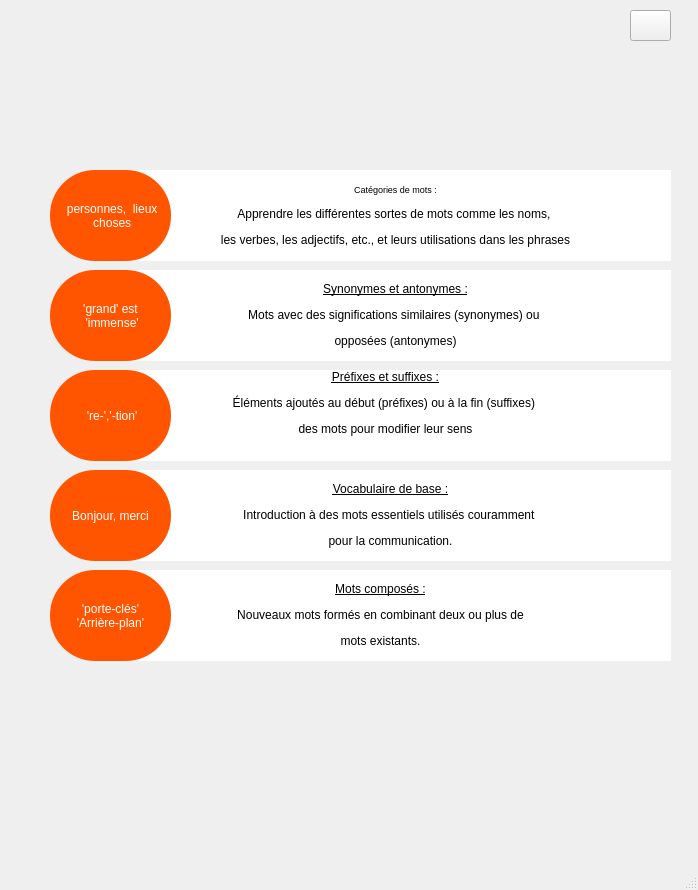
<?xml version="1.0" encoding="UTF-8"?>
<ui version="4.0">
 <class>Lexique</class>
 <widget class="QMainWindow" name="Lexique">
  <property name="geometry">
   <rect>
    <x>0</x>
    <y>0</y>
    <width>698</width>
    <height>890</height>
   </rect>
  </property>
  <property name="windowTitle">
   <string>MainWindow</string>
  </property>
  <property name="styleSheet">
   <string notr="true"/>
  </property>
  <widget class="QWidget" name="centralwidget">
   <widget class="QLabel" name="label_3">
    <property name="geometry">
     <rect>
      <x>90</x>
      <y>570</y>
      <width>581</width>
      <height>91</height>
     </rect>
    </property>
    <property name="styleSheet">
     <string notr="true">border-bottom-color: rgb(170, 85, 0);
color: rgb(0, 0, 0);
background-color: rgb(255, 255, 255);
font: 700 6pt &quot;Arial&quot;;</string>
    </property>
    <property name="text">
     <string>&lt;html&gt;&lt;head/&gt;&lt;body&gt;&lt;p align=&quot;center&quot;&gt;&lt;span style=&quot; text-decoration: underline;&quot;&gt;Mots composés :&lt;/span&gt;&lt;/p&gt;&lt;p align=&quot;center&quot;&gt;Nouveaux mots formés en combinant deux ou plus de&lt;/p&gt;&lt;p align=&quot;center&quot;&gt; mots existants.&lt;/p&gt;&lt;/body&gt;&lt;/html&gt;</string>
    </property>
   </widget>
   <widget class="QPushButton" name="cours1">
    <property name="geometry">
     <rect>
      <x>50</x>
      <y>170</y>
      <width>121</width>
      <height>91</height>
     </rect>
    </property>
    <property name="styleSheet">
     <string notr="true">background-color: rgb(255, 85, 0);
gridline-color: rgb(255, 255, 255);
border-bottom-color: rgb(255, 255, 255);
border-right-color: rgb(255, 255, 255);
border-top-color: rgb(255, 255, 255);
border-color: rgb(255, 255, 255);
selection-background-color: rgb(44, 23, 25);
color: rgb(255, 255, 255);
font: 700 6pt &quot;Arial&quot;;
border-radius: 45px;</string>
    </property>
    <property name="text">
     <string> personnes,  lieux  
 choses</string>
    </property>
    <property name="icon">
     <iconset theme="x-office-document"/>
    </property>
   </widget>
   <widget class="QPushButton" name="pushButton_4">
    <property name="geometry">
     <rect>
      <x>50</x>
      <y>570</y>
      <width>121</width>
      <height>91</height>
     </rect>
    </property>
    <property name="styleSheet">
     <string notr="true">background-color: rgb(255, 85, 0);
color: rgb(255, 255, 255);
font: 700 6pt &quot;Arial&quot;;
border-radius: 45px;</string>
    </property>
    <property name="text">
     <string>'porte-clés'
'Arrière-plan'</string>
    </property>
   </widget>
   <widget class="QLabel" name="label_5">
    <property name="geometry">
     <rect>
      <x>100</x>
      <y>370</y>
      <width>571</width>
      <height>91</height>
     </rect>
    </property>
    <property name="styleSheet">
     <string notr="true">border-bottom-color: rgb(170, 85, 0);
color: rgb(0, 0, 0);
background-color: rgb(255, 255, 255);
font: 700 6pt &quot;Arial&quot;;</string>
    </property>
    <property name="text">
     <string>&lt;html&gt;&lt;head/&gt;&lt;body&gt;&lt;p align=&quot;center&quot;&gt;&lt;span style=&quot; text-decoration: underline;&quot;&gt;Préfixes et suffixes :&lt;/span&gt;&lt;/p&gt;&lt;p align=&quot;center&quot;&gt;Éléments ajoutés au début (préfixes) ou à la fin (suffixes) &lt;/p&gt;&lt;p align=&quot;center&quot;&gt;des mots pour modifier leur sens&lt;/p&gt;&lt;p align=&quot;center&quot;&gt;&lt;br/&gt;&lt;/p&gt;&lt;/body&gt;&lt;/html&gt;</string>
    </property>
   </widget>
   <widget class="QLabel" name="label_2">
    <property name="geometry">
     <rect>
      <x>120</x>
      <y>270</y>
      <width>551</width>
      <height>91</height>
     </rect>
    </property>
    <property name="styleSheet">
     <string notr="true">border-bottom-color: rgb(170, 85, 0);
color: rgb(0, 0, 0);
background-color: rgb(255, 255, 255);
font: 700 6pt &quot;Arial&quot;;</string>
    </property>
    <property name="text">
     <string>&lt;html&gt;&lt;head/&gt;&lt;body&gt;&lt;p align=&quot;center&quot;&gt;&lt;span style=&quot; text-decoration: underline; color:#000000;&quot;&gt;Synonymes et antonymes :&lt;/span&gt;&lt;/p&gt;&lt;p align=&quot;center&quot;&gt;&lt;span style=&quot; color:#000000;&quot;&gt;Mots avec des significations similaires (synonymes) ou &lt;/span&gt;&lt;/p&gt;&lt;p align=&quot;center&quot;&gt;&lt;span style=&quot; color:#000000;&quot;&gt;opposées (antonymes)&lt;/span&gt;&lt;/p&gt;&lt;/body&gt;&lt;/html&gt;</string>
    </property>
   </widget>
   <widget class="QPushButton" name="pushButton_7">
    <property name="geometry">
     <rect>
      <x>50</x>
      <y>270</y>
      <width>121</width>
      <height>91</height>
     </rect>
    </property>
    <property name="styleSheet">
     <string notr="true">background-color: rgb(255, 85, 0);
color: rgb(255, 255, 255);
font: 700 6pt &quot;Arial&quot;;
border-radius: 45px;</string>
    </property>
    <property name="text">
     <string>'grand' est
 'immense'</string>
    </property>
   </widget>
   <widget class="QLabel" name="label">
    <property name="geometry">
     <rect>
      <x>120</x>
      <y>170</y>
      <width>551</width>
      <height>91</height>
     </rect>
    </property>
    <property name="styleSheet">
     <string notr="true">border-bottom-color: rgb(170, 85, 0);
color: rgb(0, 0, 0);
background-color: rgb(255, 255, 255);
border-right-color: rgb(170, 85, 0);
border-color: rgb(170, 85, 0);
font: 700 6pt &quot;Arial&quot;;</string>
    </property>
    <property name="text">
     <string>&lt;html&gt;&lt;head/&gt;&lt;body&gt;&lt;p align=&quot;center&quot;&gt;&lt;span style=&quot; font-size:7pt;&quot;&gt;Catégories de mots :&lt;/span&gt;&lt;/p&gt;&lt;p align=&quot;center&quot;&gt;Apprendre les différentes sortes de mots comme les noms, &lt;/p&gt;&lt;p align=&quot;center&quot;&gt;les verbes, les adjectifs, etc., et leurs utilisations dans les phrases&lt;/p&gt;&lt;/body&gt;&lt;/html&gt;</string>
    </property>
   </widget>
   <widget class="QLabel" name="label_4">
    <property name="geometry">
     <rect>
      <x>110</x>
      <y>470</y>
      <width>561</width>
      <height>91</height>
     </rect>
    </property>
    <property name="styleSheet">
     <string notr="true">border-bottom-color: rgb(170, 85, 0);
color: rgb(0, 0, 0);
background-color: rgb(255, 255, 255);
font: 700 6pt &quot;Arial&quot;;</string>
    </property>
    <property name="text">
     <string>&lt;html&gt;&lt;head/&gt;&lt;body&gt;&lt;p align=&quot;center&quot;&gt;&lt;span style=&quot; text-decoration: underline;&quot;&gt;Vocabulaire de base :&lt;/span&gt;&lt;/p&gt;&lt;p align=&quot;center&quot;&gt;Introduction à des mots essentiels utilisés couramment &lt;/p&gt;&lt;p align=&quot;center&quot;&gt;pour la communication.&lt;/p&gt;&lt;/body&gt;&lt;/html&gt;</string>
    </property>
   </widget>
   <widget class="QPushButton" name="pushButton_6">
    <property name="geometry">
     <rect>
      <x>50</x>
      <y>370</y>
      <width>121</width>
      <height>91</height>
     </rect>
    </property>
    <property name="styleSheet">
     <string notr="true">background-color: rgb(255, 85, 0);
color: rgb(255, 255, 255);
font: 700 6pt &quot;Arial&quot;;
border-radius: 45px;</string>
    </property>
    <property name="text">
     <string> 're-','-tion'</string>
    </property>
   </widget>
   <widget class="QPushButton" name="pushButton_5">
    <property name="geometry">
     <rect>
      <x>50</x>
      <y>470</y>
      <width>121</width>
      <height>91</height>
     </rect>
    </property>
    <property name="styleSheet">
     <string notr="true">background-color: rgb(255, 85, 0);
color: rgb(255, 255, 255);
font: 700 6pt &quot;Arial&quot;;
border-radius: 45px;</string>
    </property>
    <property name="text">
     <string>Bonjour, merci</string>
    </property>
   </widget>
   <widget class="QPushButton" name="back">
    <property name="geometry">
     <rect>
      <x>630</x>
      <y>10</y>
      <width>41</width>
      <height>31</height>
     </rect>
    </property>
    <property name="styleSheet">
     <string notr="true">border-image: url(:/img/img/bc-r.png);</string>
    </property>
    <property name="text">
     <string/>
    </property>
   </widget>
   <widget class="QLabel" name="logoo">
    <property name="geometry">
     <rect>
      <x>20</x>
      <y>10</y>
      <width>111</width>
      <height>91</height>
     </rect>
    </property>
    <property name="styleSheet">
     <string notr="true">image: url(:/img/img/logo.png);</string>
    </property>
    <property name="text">
     <string/>
    </property>
   </widget>
   <zorder>label_3</zorder>
   <zorder>pushButton_4</zorder>
   <zorder>label_5</zorder>
   <zorder>label_2</zorder>
   <zorder>pushButton_7</zorder>
   <zorder>label</zorder>
   <zorder>label_4</zorder>
   <zorder>pushButton_6</zorder>
   <zorder>pushButton_5</zorder>
   <zorder>cours1</zorder>
   <zorder>back</zorder>
   <zorder>logoo</zorder>
  </widget>
  <widget class="QMenuBar" name="menubar">
   <property name="geometry">
    <rect>
     <x>0</x>
     <y>0</y>
     <width>698</width>
     <height>17</height>
    </rect>
   </property>
  </widget>
  <widget class="QStatusBar" name="statusbar"/>
 </widget>
 <resources/>
 <connections/>
</ui>
